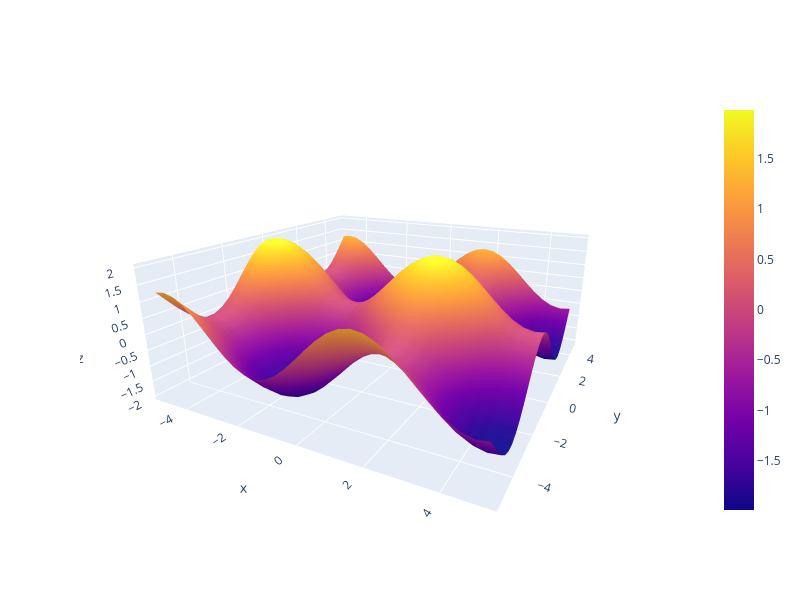

The notebook cell this image was saved under:
### Markdown cell above
# 2. Surface chart (Non-conex 3D chart)

### Code cell
import numpy as np

x= np.linspace(-5,5,30)
y=np.linspace(-5,5,30)
x_new,y_new=np.meshgrid(x,y)  #Converting 1D data to 2D data

z_new = np.sin(x_new) +  np.cos(y_new)
#plot the 3D chart
fig=go.Figure(data=[go.Surface(x=x_new,y=y_new,z=z_new)]).update_layout(width=800,height=600)
fig.show()

### Figure 1 — Plotly figure (JSON) as saved in the notebook; plotly's stock layout.template omitted (floating-point values rounded to 4 significant figures; data arrays with more than 128 entries replaced by an {"elided": "..."} marker saying what was removed)
{"data": [{"type": "surface", "x": {"elided": "30x30 float values"}, "y": {"elided": "30x30 float values"}, "z": {"elided": "30x30 float values"}}], "layout": {"height": 600, "scene": {"aspectmode": "auto", "aspectratio": {"x": 1.36, "y": 1.36, "z": 0.5407}, "camera": {"center": {"x": 0, "y": 0, "z": 0}, "eye": {"x": 0.9479, "y": -1.819, "z": 0.6941}, "projection": {"type": "perspective"}, "up": {"x": 0, "y": 0, "z": 1}}}, "width": 800}}
